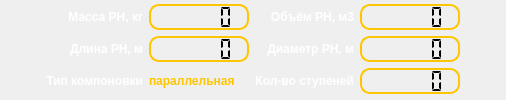
     <widget class="QWidget" name="tab_13">
      <attribute name="title">
       <string>Ступень III</string>
      </attribute>
      <layout class="QGridLayout" name="gridLayout_26">
       <property name="leftMargin">
        <number>3</number>
       </property>
       <property name="topMargin">
        <number>3</number>
       </property>
       <property name="rightMargin">
        <number>3</number>
       </property>
       <property name="bottomMargin">
        <number>3</number>
       </property>
       <item row="0" column="0">
        <widget class="QWidget" name="widget_5" native="true">
         <layout class="QGridLayout" name="gridLayout_32">
          <property name="leftMargin">
           <number>3</number>
          </property>
          <property name="topMargin">
           <number>1</number>
          </property>
          <property name="rightMargin">
           <number>3</number>
          </property>
          <property name="bottomMargin">
           <number>3</number>
          </property>
          <item row="0" column="4">
           <widget class="QLabel" name="w_6">
            <property name="font">
             <font>
              <bold>true</bold>
             </font>
            </property>
            <property name="styleSheet">
             <string notr="true">color: rgb(255, 255, 255);</string>
            </property>
            <property name="text">
             <string>Объём РН, м3</string>
            </property>
            <property name="alignment">
             <set>Qt::AlignRight|Qt::AlignTrailing|Qt::AlignVCenter</set>
            </property>
           </widget>
          </item>
          <item row="2" column="5">
           <widget class="QLCDNumber" name="out_d_5">
            <property name="minimumSize">
             <size>
              <width>100</width>
              <height>0</height>
             </size>
            </property>
            <property name="font">
             <font>
              <pointsize>14</pointsize>
              <bold>false</bold>
             </font>
            </property>
            <property name="styleSheet">
             <string notr="true">
  border: 2px solid rgb(255, 197, 0);
  border-width: 2px;
  border-radius: 10px;

</string>
            </property>
            <property name="frameShape">
             <enum>QFrame::StyledPanel</enum>
            </property>
            <property name="frameShadow">
             <enum>QFrame::Plain</enum>
            </property>
            <property name="lineWidth">
             <number>3</number>
            </property>
            <property name="smallDecimalPoint">
             <bool>true</bool>
            </property>
            <property name="segmentStyle">
             <enum>QLCDNumber::Flat</enum>
            </property>
           </widget>
          </item>
          <item row="4" column="5">
           <widget class="QLCDNumber" name="out_n_5">
            <property name="minimumSize">
             <size>
              <width>100</width>
              <height>0</height>
             </size>
            </property>
            <property name="font">
             <font>
              <pointsize>14</pointsize>
              <bold>false</bold>
             </font>
            </property>
            <property name="styleSheet">
             <string notr="true">
  border: 2px solid rgb(255, 197, 0);
  border-width: 2px;
  border-radius: 10px;

</string>
            </property>
            <property name="frameShape">
             <enum>QFrame::StyledPanel</enum>
            </property>
            <property name="frameShadow">
             <enum>QFrame::Plain</enum>
            </property>
            <property name="lineWidth">
             <number>3</number>
            </property>
            <property name="smallDecimalPoint">
             <bool>true</bool>
            </property>
            <property name="segmentStyle">
             <enum>QLCDNumber::Flat</enum>
            </property>
           </widget>
          </item>
          <item row="0" column="5">
           <widget class="QLCDNumber" name="out_w_5">
            <property name="minimumSize">
             <size>
              <width>100</width>
              <height>0</height>
             </size>
            </property>
            <property name="font">
             <font>
              <pointsize>14</pointsize>
              <bold>false</bold>
             </font>
            </property>
            <property name="styleSheet">
             <string notr="true">
  border: 2px solid rgb(255, 197, 0);
  border-width: 2px;
  border-radius: 10px;

</string>
            </property>
            <property name="frameShape">
             <enum>QFrame::StyledPanel</enum>
            </property>
            <property name="frameShadow">
             <enum>QFrame::Plain</enum>
            </property>
            <property name="lineWidth">
             <number>3</number>
            </property>
            <property name="smallDecimalPoint">
             <bool>true</bool>
            </property>
            <property name="segmentStyle">
             <enum>QLCDNumber::Flat</enum>
            </property>
           </widget>
          </item>
          <item row="4" column="2">
           <widget class="QLabel" name="out_type_5">
            <property name="font">
             <font>
              <bold>true</bold>
             </font>
            </property>
            <property name="styleSheet">
             <string notr="true">color: rgb(255, 197, 0);</string>
            </property>
            <property name="text">
             <string>параллельная</string>
            </property>
           </widget>
          </item>
          <item row="2" column="2">
           <widget class="QLCDNumber" name="out_l_5">
            <property name="minimumSize">
             <size>
              <width>100</width>
              <height>0</height>
             </size>
            </property>
            <property name="font">
             <font>
              <pointsize>14</pointsize>
              <bold>false</bold>
             </font>
            </property>
            <property name="styleSheet">
             <string notr="true">
  border: 2px solid rgb(255, 197, 0);
  border-width: 2px;
  border-radius: 10px;

</string>
            </property>
            <property name="frameShape">
             <enum>QFrame::StyledPanel</enum>
            </property>
            <property name="frameShadow">
             <enum>QFrame::Plain</enum>
            </property>
            <property name="lineWidth">
             <number>3</number>
            </property>
            <property name="smallDecimalPoint">
             <bool>true</bool>
            </property>
            <property name="segmentStyle">
             <enum>QLCDNumber::Flat</enum>
            </property>
           </widget>
          </item>
          <item row="2" column="1">
           <widget class="QLabel" name="l_6">
            <property name="font">
             <font>
              <bold>true</bold>
             </font>
            </property>
            <property name="styleSheet">
             <string notr="true">color: rgb(255, 255, 255);</string>
            </property>
            <property name="text">
             <string>Длина РН, м</string>
            </property>
            <property name="alignment">
             <set>Qt::AlignRight|Qt::AlignTrailing|Qt::AlignVCenter</set>
            </property>
           </widget>
          </item>
          <item row="2" column="6">
           <spacer name="horizontalSpacer_9">
            <property name="orientation">
             <enum>Qt::Horizontal</enum>
            </property>
            <property name="sizeHint" stdset="0">
             <size>
              <width>40</width>
              <height>20</height>
             </size>
            </property>
           </spacer>
          </item>
          <item row="4" column="1">
           <widget class="QLabel" name="label_type_6">
            <property name="font">
             <font>
              <bold>true</bold>
             </font>
            </property>
            <property name="styleSheet">
             <string notr="true">color: rgb(255, 255, 255);</string>
            </property>
            <property name="text">
             <string>Тип компоновки</string>
            </property>
            <property name="alignment">
             <set>Qt::AlignRight|Qt::AlignTrailing|Qt::AlignVCenter</set>
            </property>
           </widget>
          </item>
          <item row="2" column="4">
           <widget class="QLabel" name="d_6">
            <property name="font">
             <font>
              <bold>true</bold>
             </font>
            </property>
            <property name="styleSheet">
             <string notr="true">color: rgb(255, 255, 255);</string>
            </property>
            <property name="text">
             <string>Диаметр РН, м</string>
            </property>
            <property name="alignment">
             <set>Qt::AlignRight|Qt::AlignTrailing|Qt::AlignVCenter</set>
            </property>
           </widget>
          </item>
          <item row="4" column="4">
           <widget class="QLabel" name="count_6">
            <property name="font">
             <font>
              <bold>true</bold>
             </font>
            </property>
            <property name="styleSheet">
             <string notr="true">color: rgb(255, 255, 255);</string>
            </property>
            <property name="text">
             <string>Кол-во ступеней</string>
            </property>
            <property name="alignment">
             <set>Qt::AlignRight|Qt::AlignTrailing|Qt::AlignVCenter</set>
            </property>
           </widget>
          </item>
          <item row="0" column="2">
           <widget class="QLCDNumber" name="out_m_5">
            <property name="minimumSize">
             <size>
              <width>100</width>
              <height>0</height>
             </size>
            </property>
            <property name="font">
             <font>
              <pointsize>14</pointsize>
              <bold>false</bold>
             </font>
            </property>
            <property name="styleSheet">
             <string notr="true">
  border: 2px solid rgb(255, 197, 0);
  border-width: 2px;
  border-radius: 10px;

</string>
            </property>
            <property name="frameShape">
             <enum>QFrame::StyledPanel</enum>
            </property>
            <property name="frameShadow">
             <enum>QFrame::Plain</enum>
            </property>
            <property name="lineWidth">
             <number>3</number>
            </property>
            <property name="smallDecimalPoint">
             <bool>true</bool>
            </property>
            <property name="segmentStyle">
             <enum>QLCDNumber::Flat</enum>
            </property>
           </widget>
          </item>
          <item row="0" column="1">
           <widget class="QLabel" name="m_6">
            <property name="font">
             <font>
              <bold>true</bold>
             </font>
            </property>
            <property name="styleSheet">
             <string notr="true">color: rgb(255, 255, 255);</string>
            </property>
            <property name="text">
             <string>Масса РН, кг</string>
            </property>
            <property name="alignment">
             <set>Qt::AlignRight|Qt::AlignTrailing|Qt::AlignVCenter</set>
            </property>
           </widget>
          </item>
          <item row="2" column="0">
           <spacer name="horizontalSpacer_10">
            <property name="orientation">
             <enum>Qt::Horizontal</enum>
            </property>
            <property name="sizeHint" stdset="0">
             <size>
              <width>40</width>
              <height>20</height>
             </size>
            </property>
           </spacer>
          </item>
         </layout>
        </widget>
       </item>
      </layout>
     </widget>
